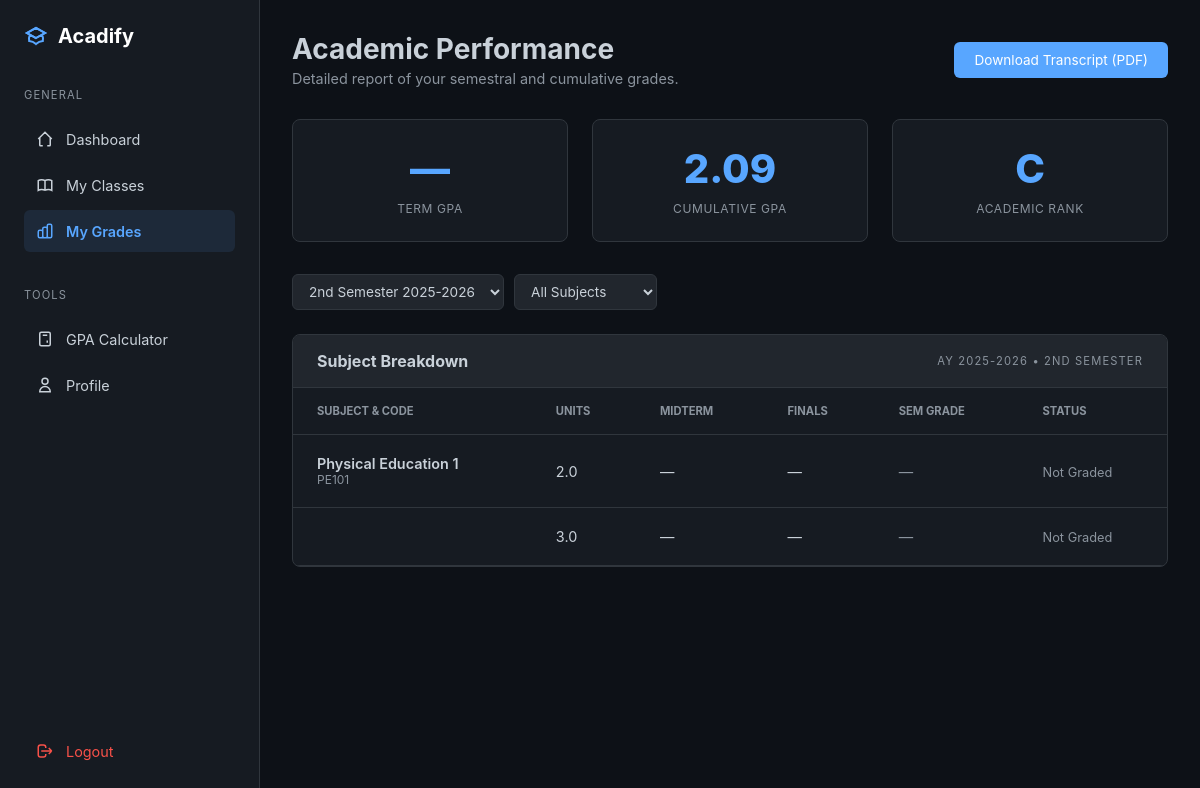
/student/grades (signed in), run on the app's committed database.
### models.py (models this page shows, shortened)
class Subject(db.Model):
    __tablename__ = 'subject'
    id = db.Column(db.Integer, primary_key=True)
    code = db.Column(db.String(20), unique=True, nullable=False, index=True)  # "MATH101"
    name = db.Column(db.String(200), nullable=False)  # "Mathematics 101"
    description = db.Column(db.Text, nullable=True)
    units = db.Column(db.Integer, nullable=False, default=3)
    is_major_subject = db.Column(db.Boolean, default=True)  # For GPA calculation filtering
    grading_formula = db.Column(db.Text, nullable=True)  # JSON string
    grade_conversion = db.Column(db.Text, nullable=True)  # JSON string
    created_at = db.Column(db.DateTime, default=datetime.utcnow)
    classes = db.relationship('Class', backref='subject', lazy='dynamic')

class Class(db.Model):
    __tablename__ = 'class'
    id = db.Column(db.Integer, primary_key=True)
    subject_id = db.Column(db.Integer, db.ForeignKey('subject.id'), nullable=True)
    subject_name = db.Column(db.String(200), nullable=True)
    subject_code = db.Column(db.String(20), nullable=True)
    units = db.Column(db.Integer, nullable=True)
    teacher_id = db.Column(db.Integer, db.ForeignKey('teacher.id'), nullable=False)
    section = db.Column(db.String(20), nullable=True)
    schedule = db.Column(db.String(100), nullable=True)
    room = db.Column(db.String(50), nullable=True)
    school_year = db.Column(db.String(20), nullable=False)
    semester = db.Column(db.String(20), nullable=False)
    max_students = db.Column(db.Integer, default=40)
    grading_formula = db.Column(db.Text, nullable=True)
    grade_conversion_table = db.Column(db.Text, nullable=True)
    department = db.Column(db.String(100), nullable=True)
    program = db.Column(db.String(100), nullable=True)
    year_level = db.Column(db.String(20), nullable=True)
    created_at = db.Column(db.DateTime, default=datetime.utcnow)
    enrollments = db.relationship('Enrollment', backref='class_', lazy='dynamic', cascade='all, delete-orphan')
    tests = db.relationship('Test', backref='class_', lazy='dynamic', cascade='all, delete-orphan')
    @property
    def effective_units(self):
        if self.units is not None:
            return self.units
        elif self.subject_id and self.subject:
            return self.subject.units
        return 3  # Default

### blueprints/student/routes.py (the view)
@student_bp.route('/grades')
@student_required
def my_grades():
    student = current_user.student_profile
    current_school_year = Config.get_current_school_year()
    current_semester = Config.get_current_semester()
    current_classes_with_grades = []
    enrollments = Enrollment.query.filter_by(
        student_id=student.id
    ).join(Class).filter(
        Class.school_year == current_school_year,
        Class.semester == current_semester
    ).all()
    for enrollment in enrollments:
        cls = enrollment.class_
        grades_for_class = Grade.query.filter_by(
            student_id=student.id
        ).join(Test).filter(
            Test.class_id == cls.id
        ).all()
        midterm_grade = None
        finals_grade = None
        for grade in grades_for_class:
            if 'midterm' in grade.test.title.lower():
                midterm_grade = grade.final_grade
            elif 'final' in grade.test.title.lower():
                finals_grade = grade.final_grade
        current_classes_with_grades.append({
            'class': cls,
            'enrollment': enrollment,
            'midterm': midterm_grade,
            'finals': finals_grade,
            'semester_grade': enrollment.final_grade,
            'all_grades': grades_for_class
        })
    semester_gpa = student.get_semester_gpa(
        current_school_year, current_semester, 'weighted'
    )
    cumulative_gpa = student.get_cumulative_gpa('weighted')
    if cumulative_gpa:
        if cumulative_gpa <= 1.5:
            academic_rank = 'A'
        elif cumulative_gpa <= 2.0:
            academic_rank = 'B'
        elif cumulative_gpa <= 2.5:
            academic_rank = 'C'
        else:
            academic_rank = 'D'
    else:
        academic_rank = 'N/A'
    passed_count = sum(1 for item in current_classes_with_grades
                      if item['semester_grade'] and item['semester_grade'] <= 3.0)
    total_count = len(current_classes_with_grades)
    return render_template(
        'student/my_grades.html',
        student=student,
        current_classes_with_grades=current_classes_with_grades,
        semester_gpa=semester_gpa,
        cumulative_gpa=cumulative_gpa,
        academic_rank=academic_rank,
        passed_count=passed_count,
        total_count=total_count,
        current_school_year=current_school_year,
        current_semester=current_semester
    )

### templates/student/my_grades.html (shortened to what this page needs)
<!DOCTYPE html>
<html lang="en">
<head>
</head>
<body>
    <nav class="sidebar">
        <div class="logo">
            <svg class="icon" style="width:24px; height:24px;" viewBox="0 0 24 24"><path stroke-width="2" d="M12 14l9-5-9-5-9 5 9 5z"/><path stroke-width="2" d="M12 14l9-5-9-5-9 5 9 5zm0 0l6.16-3.422a12.083 12.083 0 01.665 6.479A11.952 11.952 0 0012 20.055a11.952 11.952 0 00-6.824-2.998 12.078 12.078 0 01.665-6.479L12 14z"/></svg>
            <span>Acadify</span>
        </div>
        <div class="nav-group">
            <span class="nav-label">General</span>
            <a href="{{ url_for('student.dashboard') }}" class="nav-item">
                <svg class="icon" viewBox="0 0 24 24"><path stroke-width="2" d="M3 12l2-2m0 0l7-7 7 7M5 10v10a1 1 0 001 1h3m10-11l2 2m-2-2v10a1 1 0 01-1 1h-3"/></svg>
                <span>Dashboard</span>
            </a>
            <a href="{{ url_for('student.my_classes') }}" class="nav-item">
                <svg class="icon" viewBox="0 0 24 24"><path stroke-width="2" d="M12 6.253v13m0-13C10.832 5.477 9.246 5 7.5 5S4.168 5.477 3 6.253v13C4.168 18.477 5.754 18 7.5 18s3.332.477 4.5 1.253m0-13C13.168 5.477 14.754 5 16.5 5c1.747 0 3.332.477 4.5 1.253v13C19.832 18.477 18.247 18 16.5 18c-1.746 0-3.332.477-4.5 1.253"/></svg>
                <span>My Classes</span>
            </a>
            <a href="{{ url_for('student.my_grades') }}" class="nav-item active">
                <svg class="icon" viewBox="0 0 24 24"><path stroke-width="2" d="M9 19v-6a2 2 0 00-2-2H5a2 2 0 00-2 2v6a2 2 0 002 2h2a2 2 0 002-2zm0 0V9a2 2 0 012-2h2a2 2 0 012 2v10m-6 0a2 2 0 002 2h2a2 2 0 002-2m0 0V5a2 2 0 012-2h2a2 2 0 012 2v14a2 2 0 01-2 2h-2a2 2 0 01-2-2z"/></svg>
                <span>My Grades</span>
            </a>
        </div>
        <div class="nav-group">
            <span class="nav-label">Tools</span>
            <a href="{{ url_for('student.gpa_calculator') }}" class="nav-item">
                <svg class="icon" viewBox="0 0 24 24"><path stroke-width="2" d="M9 7h6m0 10v-3m-3 3h.01M9 17h.01M9 14h.01M12 14h.01M15 11h.01M12 11h.01M9 11h.01M7 21h10a2 2 0 002-2V5a2 2 0 00-2-2H7a2 2 0 00-2 2v14a2 2 0 002 2z"/></svg>
                <span>GPA Calculator</span>
            </a>
            <a href="{{ url_for('student.profile') }}" class="nav-item">
                <svg class="icon" viewBox="0 0 24 24"><path stroke-width="2" d="M16 7a4 4 0 11-8 0 4 4 0 018 0zM12 14a7 7 0 00-7 7h14a7 7 0 00-7-7z"/></svg>
                <span>Profile</span>
            </a>
        </div>
        <a href="{{ url_for('auth.logout') }}" class="nav-item logout">
            <svg class="icon" viewBox="0 0 24 24"><path stroke-width="2" d="M17 16l4-4m0 0l-4-4m4 4H7m6 4v1a3 3 0 01-3 3H6a3 3 0 01-3-3V7a3 3 0 013-3h4a3 3 0 013 3v1"/></svg>
            <span>Logout</span>
        </a>
    </nav>
    <main class="main-content">
        <header class="page-header">
            <div>
                <h1 style="font-size: 1.75rem;">Academic Performance</h1>
                <p style="color: var(--text-dim); font-size: 0.9rem; margin-top: 4px;">Detailed report of your semestral and cumulative grades.</p>
            </div>
            <button class="action-btn">Download Transcript (PDF)</button>
        </header>
        <section class="grade-summary-grid">
            <div class="summary-card">
                <span class="summary-val">{{ "%.2f"|format(semester_gpa) if semester_gpa else "—" }}</span>
                <span class="summary-label">Term GPA</span>
            </div>
            <div class="summary-card">
                <span class="summary-val">{{ "%.2f"|format(cumulative_gpa) if cumulative_gpa else "—" }}</span>
                <span class="summary-label">Cumulative GPA</span>
            </div>
            <div class="summary-card">
                <span class="summary-val">{{ academic_rank }}</span>
                <span class="summary-label">Academic Rank</span>
            </div>
        </section>
        <div class="filter-bar">
            <select class="filter-select">
                <option selected>{{ current_semester }} {{ current_school_year }}</option>
            </select>
            <select class="filter-select">
                <option>All Subjects</option>
            </select>
        </div>
        <div class="grades-container">
            <div class="grade-table-header">
                <h3 style="font-size: 1rem;">Subject Breakdown</h3>
                <span class="nav-label" style="margin-bottom: 0;">
                    AY {{ current_school_year }} • {{ current_semester }}
                </span>
            </div>
            {% if current_classes_with_grades %}
            <table>
                <thead>
                    <tr>
                        <th>Subject & Code</th>
                        <th>Units</th>
                        <th>Midterm</th>
                        <th>Finals</th>
                        <th>Sem Grade</th>
                        <th>Status</th>
                    </tr>
                </thead>
                <tbody>
                    {% for item in current_classes_with_grades %}
                    <tr>
                        <td class="subject-info">
                            <div>{{ item.class.subject.name }}</div>
                            <div>{{ item.class.subject.code }}</div>
                        </td>
                        <td>{{ "%.1f"|format(item.class.effective_units) }}</td>
                        <td>{{ "%.2f"|format(item.midterm) if item.midterm else "—" }}</td>
                        <td>{{ "%.2f"|format(item.finals) if item.finals else "—" }}</td>
                        <td>
                            {% if item.semester_grade %}
                                <span class="grade-pill">{{ "%.2f"|format(item.semester_grade) }}</span>
                            {% else %}
                                <span style="color: var(--text-dim);">—</span>
                            {% endif %}
                        </td>
                        <td>
                            {% if item.semester_grade %}
                                {% if item.semester_grade <= 3.0 %}
                                    <span class="status-passed">Passed</span>
                                {% else %}
                                    <span class="status-failed">Failed</span>
                                {% endif %}
                            {% else %}
                                <span style="color: var(--text-dim); font-size: 0.8rem;">Not Graded</span>
                            {% endif %}
                        </td>
                    </tr>
                    {% endfor %}
                </tbody>
            </table>
            {% endif %}
        </div>
    </main>
</body>
</html>

### data on the page
Subject: class.subject.name "Physical Education 1", class.subject.code "PE101"
Class: class.effective_units "2.0"
Class: class.effective_units "3.0"

### other printed values
{{ "%.2f"|format(semester_gpa) if semester_gpa else "—" }} "—"
{{ "%.2f"|format(cumulative_gpa) if cumulative_gpa else "—" }} "2.09"
{{ academic_rank }} "C"
{{ current_school_year }} "2025-2026"
{{ current_semester }} "2ND SEMESTER"
{{ "%.2f"|format(item.midterm) if item.midterm else "—" }} "—" "—"
{{ "%.2f"|format(item.finals) if item.finals else "—" }} "—" "—"
form field value "2nd Semester 2025-2026"
